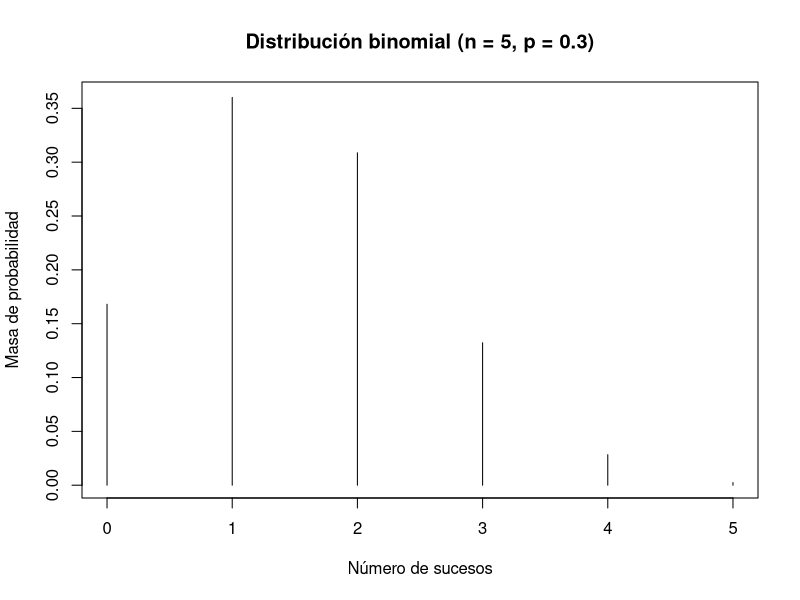
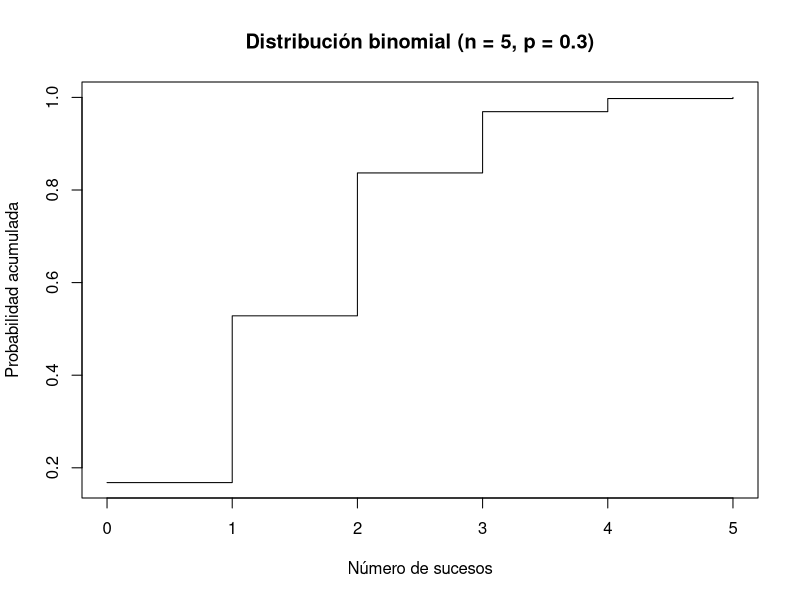

R code for these plots, in order:
## ---- chunk 1
knitr::opts_chunk$set(echo = TRUE)
## ---- chunk 2
    dbinom(3, size = 5, prob = 0.3)
## ---- chunk 3
    RBinom <- data.frame(Pr = dbinom(0:5, size = 5, prob = 0.3))
    rownames(RBinom) <- 0:5
    RBinom
## ---- chunk 4
    pbinom(3, size = 5, prob = 0.3, lower.tail = FALSE)
## ---- chunk 5
    pbinom(0:5, size = 5, prob = 0.3, lower.tail = FALSE)
## ---- chunk 6
    pbinom(0:5, size = 5, prob = 0.3, lower.tail = TRUE)
## ---- chunk 7
    pbinom(1, size = 5, prob = 0.3, lower.tail = TRUE)
## ---- chunk 8
    x <- 0:5
    Binom_plot <- dbinom(x, size = 5, prob = 0.3)
    plot(x, Binom_plot, main = "Distribución binomial (n = 5, p = 0.3)",
         xlab = "Número de sucesos", ylab = "Masa de probabilidad",
         type = "h")
## ---- chunk 9
    x <- 0:5
    Acum <- pbinom(x, size = 5, prob = 0.3)
    plot(x, Acum, main = "Distribución binomial (n = 5, p = 0.3)",
         xlab = "Número de sucesos", ylab = "Probabilidad acumulada",
         type = "s")
## ---- chunk 10
    pgeom(5, prob = 0.3, lower.tail = TRUE)
